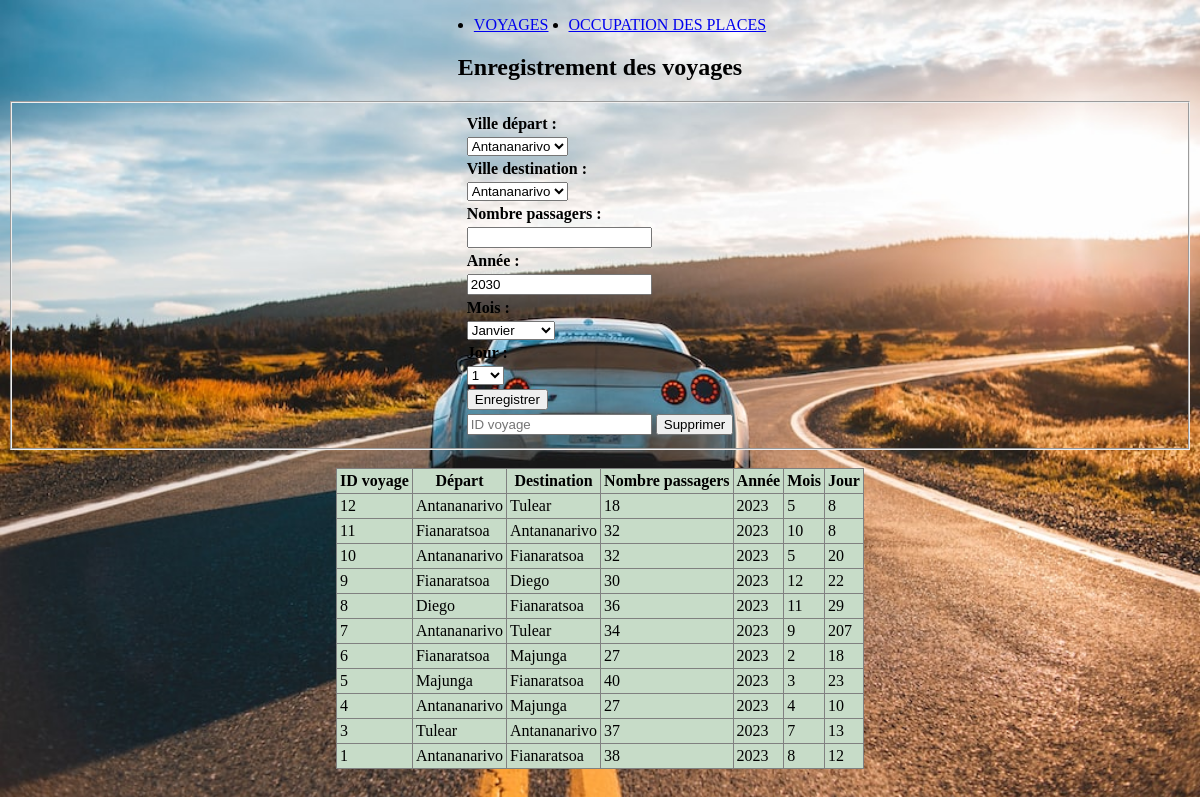
The app's page /voyageurs_nbr/index.php with its own data.
### tables this page shows
CREATE TABLE IF NOT EXISTS `voyage` (
  `idvoy` int(11) NOT NULL AUTO_INCREMENT,
  `villedep` varchar(60) NOT NULL,
  `villedest` varchar(60) NOT NULL,
  `nbpassagers` smallint(6) NOT NULL,
  `jour` smallint(6) NOT NULL,
  `mois` smallint(6) NOT NULL,
  `annee` smallint(6) NOT NULL,
  PRIMARY KEY (`idvoy`)
);

### voyageurs_nbr/index.php (the view, shortened to what this page needs)
<?php
$servername = "localhost";
$username = "root";
$password = "";
$dbname = "dbvoyageurs";
$conn = mysqli_connect($servername, $username, $password, $dbname);
?>
<?php
$mess='';
?>
<!DOCTYPE html>
<html>
<head>
	<link rel="stylesheet" type="text/css" href="cssfil.css">
</head>
<body>
	<div align="center">
	<nav>
          <ul>
               <li><a href="requetes.php">VOYAGES</a></li>
               <li><a href="../parking_gestion/occupation.php">OCCUPATION DES PLACES</a></li>
          </ul>
     </nav>
          <h2 >Enregistrement des voyages</h2>
	<form action="<?php echo htmlspecialchars($_SERVER["PHP_SELF"]) ?>" method="POST">
     <fieldset >
	<table >
	<tr><td><?php print $mess;?></td></tr>
	<tr><td><b>Ville départ :</b></td></tr>
	<tr><td><select name="villedep" id="villedep"  >
         <option  value="Antananarivo">Antananarivo</option>
     </select></td></tr>
	<tr><td><b>Ville destination :</b></td></tr>
	<tr><td><select name="villedest" id="villedest"  >
     <option  value="Antananarivo">Antananarivo</option>
     </select></td></tr>
	<tr><td><b>Nombre passagers :</b></td></tr>
		<tr><td><input type="number" name="nbp" min="1"></td></tr>
     <tr><td><b>Année :</b></td></tr>
		<tr><td><input type="number" name="annee" min="2023"value="2030"></td></tr>
     <tr><td><b>Mois :</b></td></tr>
	<tr><td><select name="mois" id="mois"  >
         <option  value="1">Janvier</option>
     </select></td></tr>
     <tr><td><b>Jour :</b></td></tr>
	<tr><td><select name="jour" id="jour"  >
         <option  value="1">1</option>
     </select></td></tr>
	<tr><td><input type="submit" name="badd" value="Enregistrer" ></td></tr>
	<tr><td><input type="number" name="idvoy" min="1" placeholder="ID voyage"></td>
	<td><input type="submit" name="bsup" value="Supprimer" ></td></tr>
	</table>
     </fieldset >
	</form>
	<br>
		<?php
	     $rq=mysqli_query($conn,"select * from voyage order by idvoy desc");
	print'<table border="1" class="tab"><tr><th>ID voyage</th><th>Départ</th>
	<th>Destination</th><th>Nombre passagers</th><th>Année</th><th>Mois</th><th>Jour</th></tr>';
	     while($rst=mysqli_fetch_assoc($rq)){
	        $idvoy=$rst['idvoy'];
	        $villedep=$rst['villedep'];
	        $villedest=$rst['villedest'];
	        $nbpassagers=$rst['nbpassagers'];
	        $annee=$rst['annee'];
	        $mois=$rst['mois'];
	        $jour=$rst['jour'];
	         print"<tr>";
	         echo"<td>$idvoy</td>";
	         echo"<td>$villedep</td>";
	         echo"<td>$villedest</td>";
	         echo"<td>$nbpassagers</td>";
	         echo"<td>$annee</td>";
	         echo"<td>$mois</td>";
	         echo"<td>$jour</td>";
	         print"</tr>";
	     }
	   print'</table>';
	?>
	</div>
</body>
</html>

### voyageurs_nbr/cssfil.css (style rules this page uses)
body { background: url('Voitures.jpg.jpg'); background-size: cover; background-repeat: no-repeat; }
.tab td,th { background-color: rgb(199, 220, 200); padding: 3px; }
.tab { border-collapse: collapse; }
ul { display:flex; justify-content:center; }
li { margin:0 10px; }

### records on screen
voyage: idvoy "12", villedep "Antananarivo", villedest "Tulear", nbpassagers "18", annee "2023", mois "5", jour "8"
voyage: idvoy "11", villedep "Fianaratsoa", villedest "Antananarivo", nbpassagers "32", annee "2023", mois "10", jour "8"
voyage: idvoy "10", villedep "Antananarivo", villedest "Fianaratsoa", nbpassagers "32", annee "2023", mois "5", jour "20"
voyage: idvoy "9", villedep "Fianaratsoa", villedest "Diego", nbpassagers "30", annee "2023", mois "12", jour "22"
voyage: idvoy "8", villedep "Diego", villedest "Fianaratsoa", nbpassagers "36", annee "2023", mois "11", jour "29"
voyage: idvoy "7", villedep "Antananarivo", villedest "Tulear", nbpassagers "34", annee "2023", mois "9", jour "207"
voyage: idvoy "6", villedep "Fianaratsoa", villedest "Majunga", nbpassagers "27", annee "2023", mois "2", jour "18"
voyage: idvoy "5", villedep "Majunga", villedest "Fianaratsoa", nbpassagers "40", annee "2023", mois "3", jour "23"
voyage: idvoy "4", villedep "Antananarivo", villedest "Majunga", nbpassagers "27", annee "2023", mois "4", jour "10"
voyage: idvoy "3", villedep "Tulear", villedest "Antananarivo", nbpassagers "37", annee "2023", mois "7", jour "13"
voyage: idvoy "1", villedep "Antananarivo", villedest "Fianaratsoa", nbpassagers "38", annee "2023", mois "8", jour "12"
